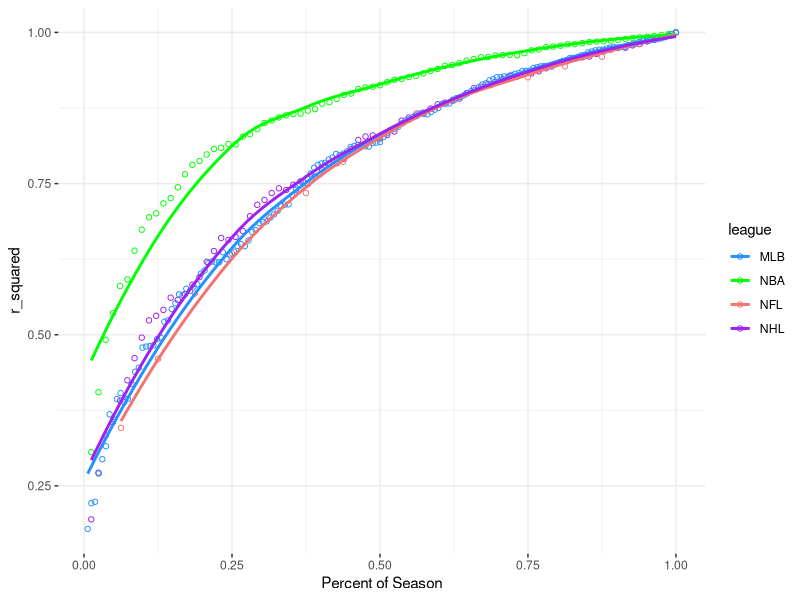
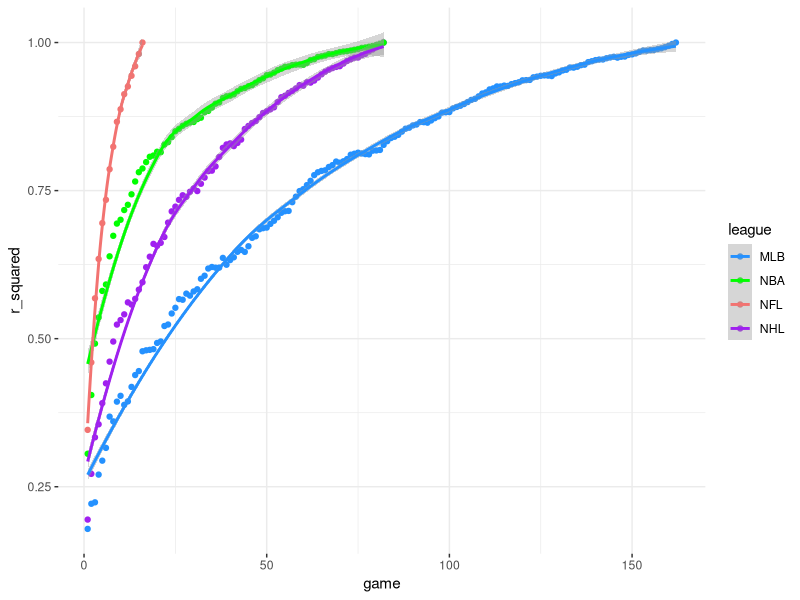
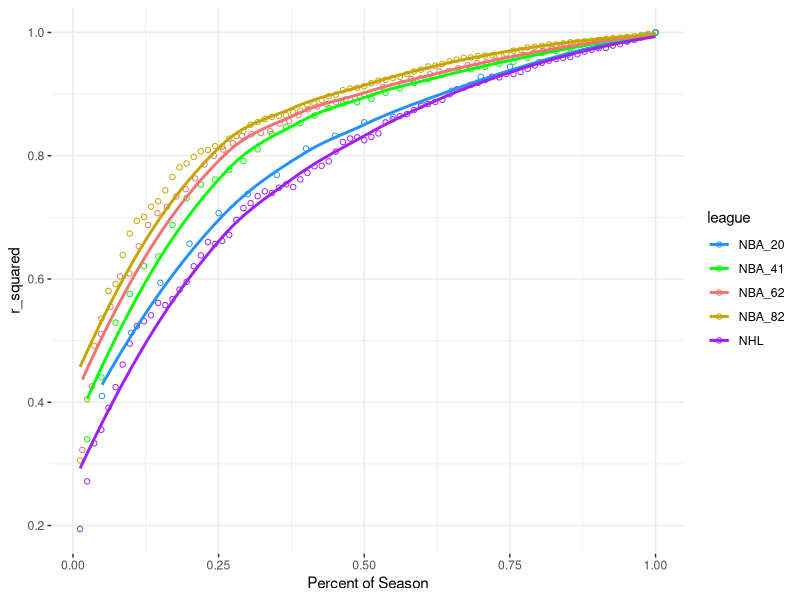
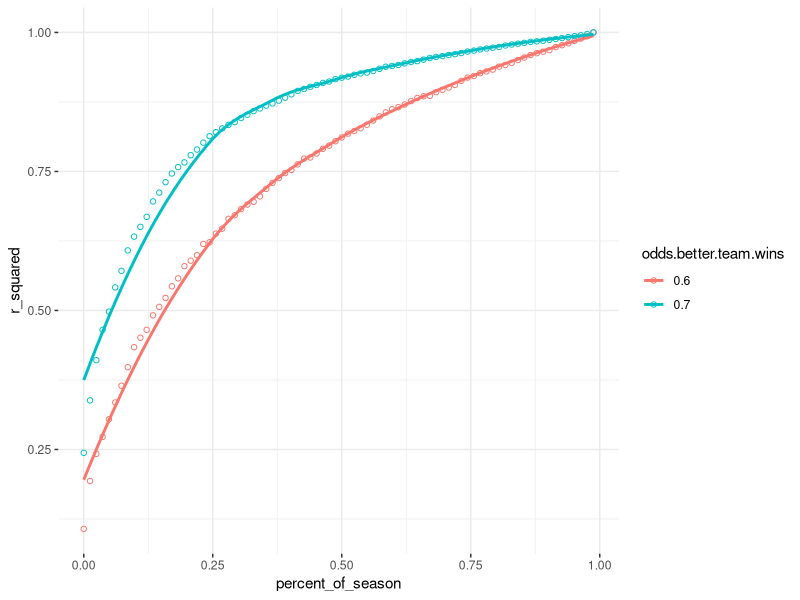
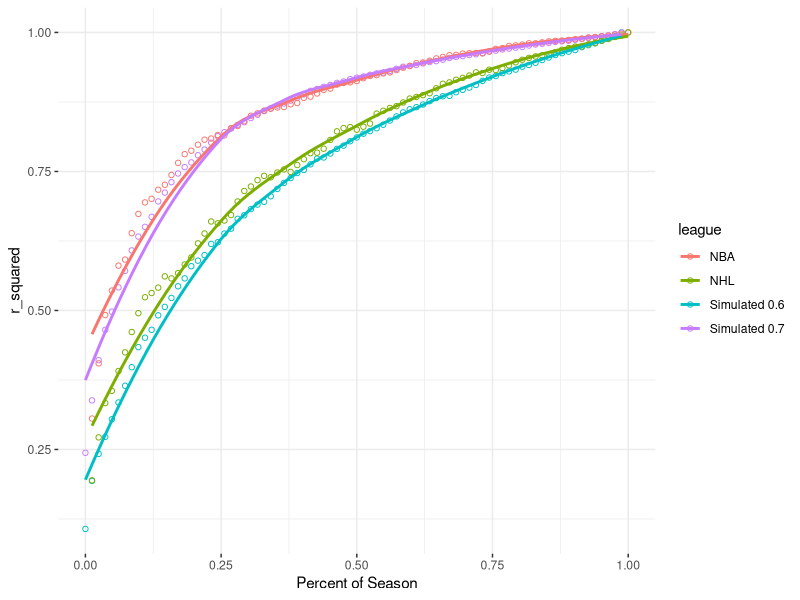

R code for these plots, in order:
library(ggplot2)
library(dplyr)
library(tidyr)

colors_leagues = c("#2491ff", "green", "#F27371", "purple")
colors_nba = c("#2491ff", "green", "#F27371", "#c6a500", "purple")

nhl = read.csv("nhl/NHL_r_squared_table.csv") %>% 
  rename(NHL = r_squared) %>% 
  mutate(percent_of_season = game/82)
nba = read.csv("nba/NBA_r_squared_table.csv") %>% 
  rename(NBA = r_squared) %>% 
  mutate(percent_of_season = game/82)
nfl = read.csv("nfl/NFL_r_squared_table.csv") %>% 
  rename(NFL = r_squared) %>% 
  mutate(percent_of_season = game/16)
mlb = read.csv("mlb/MLB_r_squared_table.csv") %>% 
  rename(MLB = r_squared) %>% 
  mutate(percent_of_season = game/162)

leagues_percent = full_join(nhl, nba, by="percent_of_season") %>% 
  full_join( nfl, by="percent_of_season") %>% 
  full_join( mlb, by="percent_of_season") %>% 
  gather(league, r_squared, `NHL`, `NBA`, `NFL`, `MLB`) 

leagues_percent = leagues_percent[,c("league", "r_squared", "percent_of_season")] %>% 
  filter(!is.na(r_squared))

ggplot(data=leagues_percent, aes(x = percent_of_season, y = r_squared, color = league)) +
  geom_point(shape=21, size = 1.5) + stat_smooth(se=F) + 
  theme_bw() + theme(panel.border = element_blank()) + 
  scale_color_manual(values = colors_leagues) + 
  xlab("Percent of Season") 
  

leagues_by_game = full_join(nhl, nba, by="game") %>% 
  full_join( nfl, by="game") %>% 
  full_join( mlb, by="game") %>% 
  gather(league, r_squared, `NHL`, `NBA`, `NFL`, `MLB`)

leagues_by_game = leagues_by_game[,c("league", "r_squared", "game")] %>% 
  filter(!is.na(r_squared))

ggplot(data=leagues_by_game, aes(x = game, y = r_squared, color = league)) +
  geom_point() + stat_smooth() + 
  theme_bw() + theme(panel.border = element_blank()) + 
  scale_color_manual(values = colors_leagues)




### testing NBA lengths

nba_20 = read.csv("nba/NBA_r_squared_table_20.csv") %>% 
  rename(NBA_20 = r_squared) %>% 
  mutate(percent_of_season = game/20)

nba_41 = read.csv("nba/NBA_r_squared_table_41.csv") %>% 
  rename(NBA_41 = r_squared) %>% 
  mutate(percent_of_season = game/41)

nba_62 = read.csv("nba/NBA_r_squared_table_62.csv") %>% 
  rename(NBA_62 = r_squared) %>% 
  mutate(percent_of_season = game/62)

nba_82 = read.csv("nba/NBA_r_squared_table.csv") %>% 
  rename(NBA_82 = r_squared) %>% 
  mutate(percent_of_season = game/82)


nba_variations_percent = full_join(nhl, nba_82, by="percent_of_season") %>% 
  full_join( nba_62, by="percent_of_season") %>% 
  full_join( nba_41, by="percent_of_season") %>% 
  full_join( nba_20, by="percent_of_season") %>% 
  gather(league, r_squared, `NHL`, `NBA_82`, `NBA_62`, `NBA_41`, `NBA_20`) 

nba_variations_percent = nba_variations_percent[,c("league", "r_squared", "percent_of_season")] %>% 
  filter(!is.na(r_squared))

ggplot(data=nba_variations_percent, aes(x = percent_of_season, y = r_squared, color = league)) +
  geom_point(shape=21, size = 1.5) + stat_smooth(se=F) + 
  theme_bw() + theme(panel.border = element_blank()) + 
  scale_color_manual(values = colors_nba) + 
  xlab("Percent of Season") 


#### Simulated seasons

simulated_seasons_list = list.files(path="simulated_seasons", pattern="\\.csv")
files = paste("simulated_seasons", simulated_seasons_list, sep="/")
seasons = lapply(files, read.csv, header=T)

simulated_season_rvalues = do.call(rbind, seasons) %>% 
  mutate(percent_of_season = games/82) %>% 
  mutate(odds.better.team.wins = as.character(odds.better.team.wins))

ggplot(data=simulated_season_rvalues, aes(x = percent_of_season, y = r_squared, color = odds.better.team.wins)) +
  geom_point(shape=21, size = 1.5) + stat_smooth(se=F) + 
  theme_bw() + theme(panel.border = element_blank())


sim_60 = read.csv("simulated_seasons/simulated_60.csv") %>% 
  mutate(percent_of_season = games/82) %>% 
  rename(league = odds.better.team.wins) %>% 
  mutate(league = "Simulated 0.6") %>% 
  mutate(game = games) %>% 
  select(`game`, `r_squared`, `percent_of_season`, `league`)


sim_70 = read.csv("simulated_seasons/simulated_70.csv") %>% 
  mutate(percent_of_season = games/82) %>% 
  rename(league = odds.better.team.wins) %>% 
  mutate(league = "Simulated 0.7") %>% 
  mutate(game = games) %>% 
  select(`game`, `r_squared`, `percent_of_season`, `league`)

nhl = read.csv("nhl/NHL_r_squared_table.csv") %>% 
  mutate(league = "NHL") %>% 
  mutate(percent_of_season = game/82)

nba = read.csv("nba/NBA_r_squared_table.csv") %>% 
  mutate(league = "NBA") %>% 
  mutate(percent_of_season = game/82)


nba_nhl_simulated = do.call(rbind, list(sim_60, sim_70, nba, nhl))

ggplot(data=nba_nhl_simulated, aes(x = percent_of_season, y = r_squared, color = league)) +
  geom_point(shape=21, size = 1.5) + stat_smooth(se=F) + 
  theme_bw() + theme(panel.border = element_blank()) +
  xlab("Percent of Season") 



